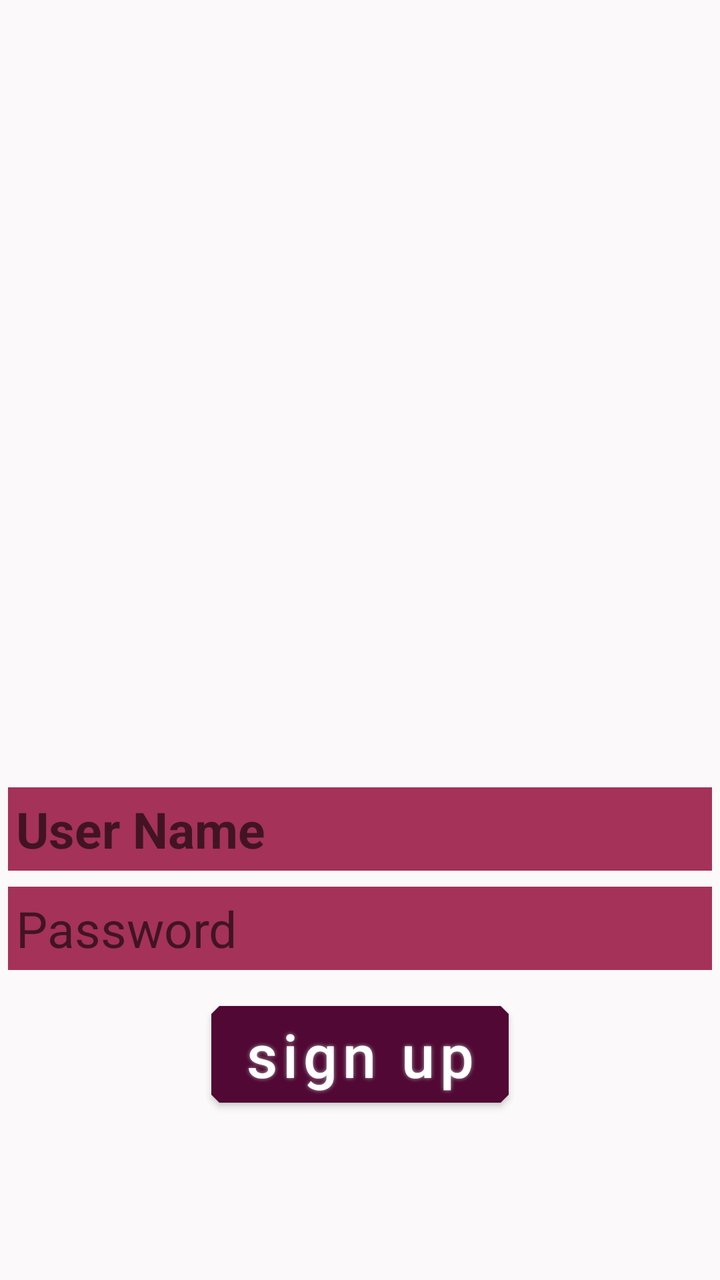
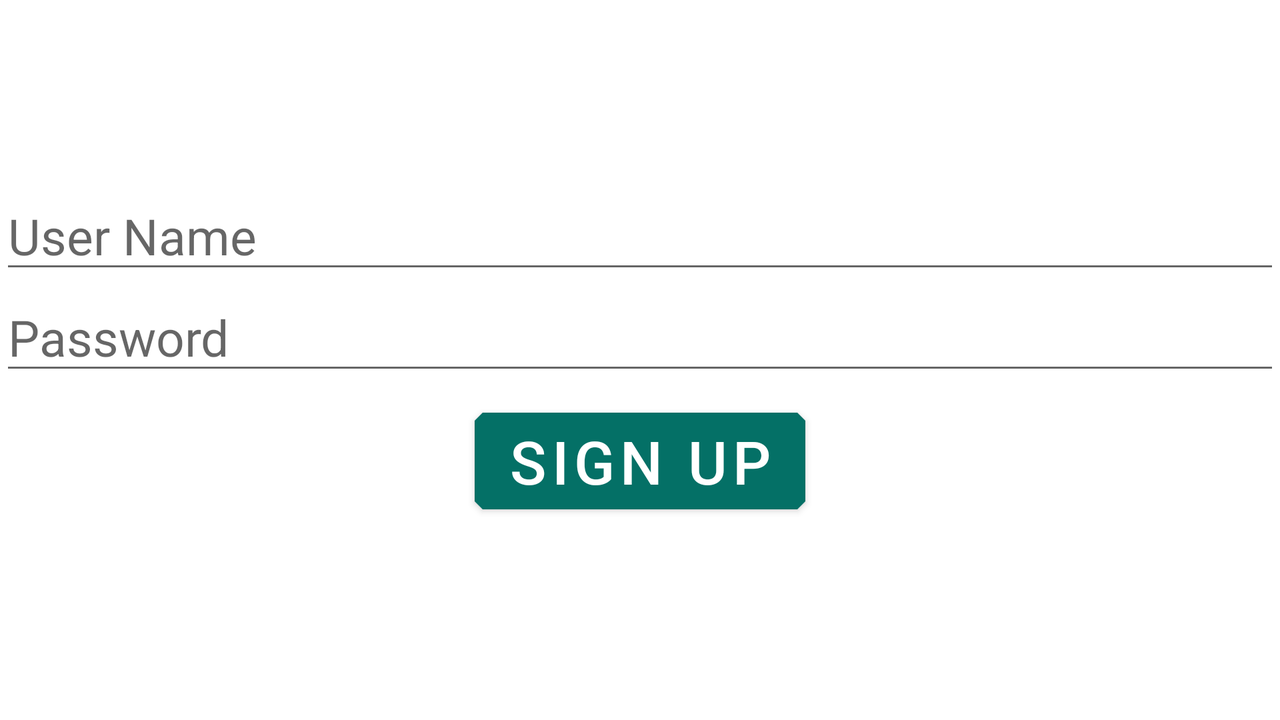

The same Android screen from two of the app's own layout files: first res/layout/ as a phone draws it, then the repository's variant for another configuration, drawn on a device whose configuration selects that folder. Both files follow.
<!-- AndroidManifest.xml: application theme Theme.TaskManagerProject -->
<!-- res/layout/fragment_sign.xml -->
<?xml version="1.0" encoding="utf-8"?>
<LinearLayout
    xmlns:android="http://schemas.android.com/apk/res/android"
    xmlns:app="http://schemas.android.com/apk/res-auto"
    android:orientation="vertical"
    android:layout_gravity="center"
    android:gravity="center"
    android:layout_width="match_parent"
    android:background="#FBF9FA"
    android:layout_height="match_parent">

    <ImageView
        android:layout_width="match_parent"
        android:layout_height="283dp"
        android:layout_margin="16dp"
        android:padding="16dp"
        android:rotationY="-12"
        android:scaleType="fitCenter"
        android:src="@drawable/signgirl" />
    <LinearLayout
        android:layout_width="match_parent"
        android:layout_height="wrap_content"
        android:layout_gravity="center"
        android:orientation="vertical">


        <EditText
            android:id="@+id/edit_text_user_sign"
            android:layout_width="match_parent"
            android:layout_height="wrap_content"
            android:layout_margin="4dp"
            android:bufferType="spannable"
            android:hint="User Name"
            android:inputType="textPhonetic"
            android:padding="4dp"
            android:textSize="25sp"
            android:background="#A53259"
            android:textStyle="bold" />

        <EditText
            android:id="@+id/edit_text_password_sign"
            android:layout_width="match_parent"
            android:layout_height="wrap_content"
            android:layout_margin="4dp"
            android:hint="Password"
            android:inputType="textPassword"
            android:background="#A53259"
            android:padding="4dp"
            android:textSize="25sp" />

        <Button
            android:id="@+id/btn_signup_sign"

            android:layout_width="wrap_content"
            android:layout_height="wrap_content"

            android:layout_gravity="center"
            android:layout_margin="8dp"
            android:bufferType="normal"
            android:inputType="textFilter"
            android:shadowColor="#A8A8A8"
            android:shadowDx="0"
            android:shadowDy="0"
            android:shadowRadius="5"
            android:text="sign up"
            android:textColor="#FFFFFF"
            android:textSize="30sp"
            app:backgroundTint="#510834" />


    </LinearLayout>
</LinearLayout>
<!-- resources referenced by this layout -->
<resources>
  <style name="Theme.TaskManagerProject" parent="Theme.MaterialComponents.DayNight.DarkActionBar">
          
          <item name="colorPrimary">#047066</item>
          <item name="colorPrimaryVariant">#03433D</item>
          <item name="colorOnPrimary">@color/white</item>
          <item name="colorAccent">@color/purple_700</item>
          
          <item name="colorSecondary">@color/teal_200</item>
          <item name="colorSecondaryVariant">@color/teal_700</item>
          <item name="colorOnSecondary">@color/black</item>
          <item name="shapeAppearanceSmallComponent">@style/ShapeAppearance.App.SmallComponent</item>
          
          <item name="android:statusBarColor" tools:targetApi="l">?attr/colorPrimaryVariant</item>
          
  
      </style>
  <style name="ShapeAppearance.App.SmallComponent" parent="ShapeAppearance.MaterialComponents.SmallComponent">
          <item name="cornerFamily">cut</item>
          <item name="cornerSize">4dp</item>
      </style>
</resources>
<!-- res/layout-land/fragment_sign.xml (the repository's variant of the layout above) -->
<!-- drawn on the phone turned sideways -->
<?xml version="1.0" encoding="utf-8"?>
<LinearLayout
    xmlns:android="http://schemas.android.com/apk/res/android"
    android:orientation="vertical"
    android:layout_gravity="center"
    android:gravity="center"
    android:layout_width="match_parent"
    android:layout_height="match_parent">
    <LinearLayout
        android:layout_width="match_parent"
        android:layout_height="wrap_content"
        android:layout_gravity="center"
        android:orientation="vertical">

        <EditText
            android:id="@+id/edit_text_user_sign"
            android:layout_width="match_parent"
            android:layout_height="wrap_content"
            android:hint="User Name"
            android:textSize="25sp"/>

        <EditText
            android:id="@+id/edit_text_password_sign"
            android:layout_width="match_parent"
            android:layout_height="wrap_content"
            android:hint="Password"
            android:textSize="25sp" />
        <Button
            android:id="@+id/btn_signup_sign"

            android:layout_width="wrap_content"
            android:layout_height="wrap_content"

            android:layout_gravity="center"

            android:shadowRadius="5"
            android:text="sign up"
            android:textColor="#FFFFFF"
            android:layout_margin="8dp"
            android:textSize="30sp" />


    </LinearLayout>
</LinearLayout>
